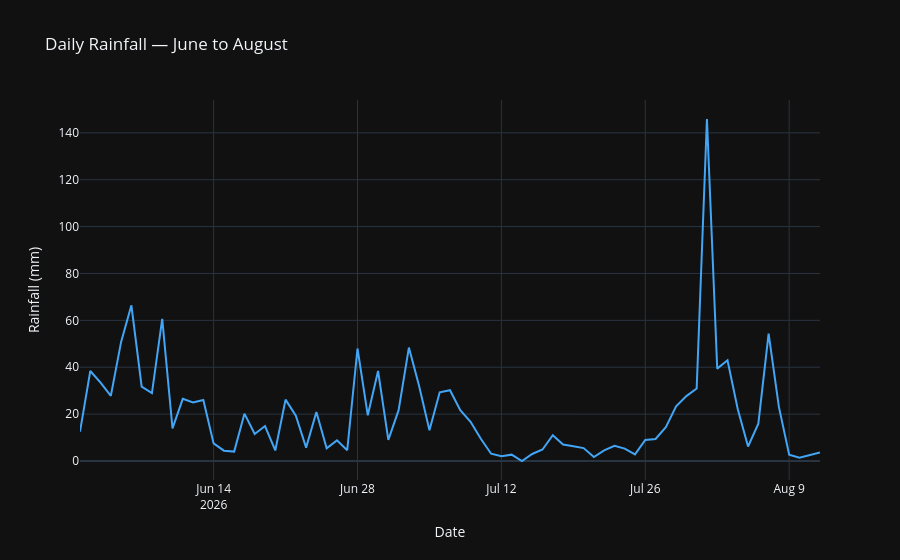

The cell this chart's notebook holds for it:
### Markdown cell above
## June – August Rainfall Line Chart

### Code cell
jun_aug = df[df["date"].dt.month.isin([6, 7, 8])].copy()

fig4 = px.line(
    jun_aug, x="date", y="rainfall_mm",
    labels={"rainfall_mm": "Rainfall (mm)", "date": "Date"},
    title="Daily Rainfall — June to August",
    template="plotly_dark"
)
fig4.update_traces(line_color="#42a5f5")
fig4.show()
